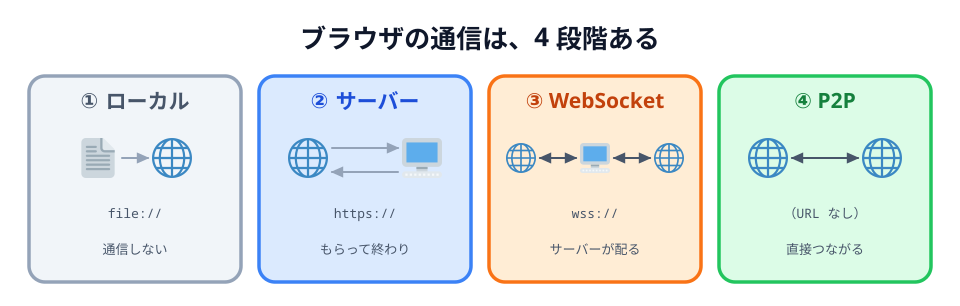

Python code for this plot:
# 00-thumbnail.svg
# スキーマ: SCALE（通信の「濃さ」が 4 段階で増えていく）+ SPLITTING（4 つを横に並べる）
# 左から右へ、登場するものが増えていくのが一目で分かるようにする

import sys
sys.path.insert(0, "/Users/seekseep/.claude/skills/genfig")
from genfig import Canvas, PALETTE

c = Canvas(960, 306)
c.text(480, 48, "ブラウザの通信は、4 段階ある", scale="xl")

BROWSER = "1f310"
SERVER = "1f5a5"
FILE = "1f4c4"

cols = [
    (135, "gray", "① ローカル", "file://", "通信しない"),
    (365, "blue", "② サーバー", "https://", "もらって終わり"),
    (595, "orange", "③ WebSocket", "wss://", "サーバーが配る"),
    (825, "green", "④ P2P", "（URL なし）", "直接つながる"),
]

for cx, color, head, url, foot in cols:
    c.sticky(cx - 106, 76, 212, 206, color=color)
    c.text(cx, 108, head, scale="lg", fill=PALETTE[color]["text"])
    c.text(cx, 218, url, scale="sm", font="technical")
    c.text(cx, 254, foot, scale="sm")

# ① 自分の中で完結（ファイル → ブラウザ）
c.emoji(FILE, 78, 138, 40)
c.emoji(BROWSER, 152, 138, 40)
c.connector(122, 158, 148, 158, primary=False)

# ② ブラウザ ↔ サーバー（1 往復して終わり）
c.emoji(BROWSER, 288, 138, 40)
c.emoji(SERVER, 402, 138, 40)
c.connector(332, 148, 398, 148, primary=False)
c.connector(398, 172, 332, 172, primary=False)

# ③ ブラウザ ↔ サーバー ↔ ブラウザ（つなぎっぱなし）
c.emoji(BROWSER, 506, 143, 30)
c.emoji(SERVER, 580, 143, 30)
c.emoji(BROWSER, 654, 143, 30)
c.biconnector(540, 158, 576, 158, primary=True, weight="thin")
c.biconnector(614, 158, 650, 158, primary=True, weight="thin")

# ④ ブラウザ ↔ ブラウザ（あいだに誰もいない）
c.emoji(BROWSER, 748, 138, 40)
c.emoji(BROWSER, 862, 138, 40)
c.biconnector(792, 158, 858, 158, primary=True, weight="thin")

c.save("00-thumbnail.svg")
